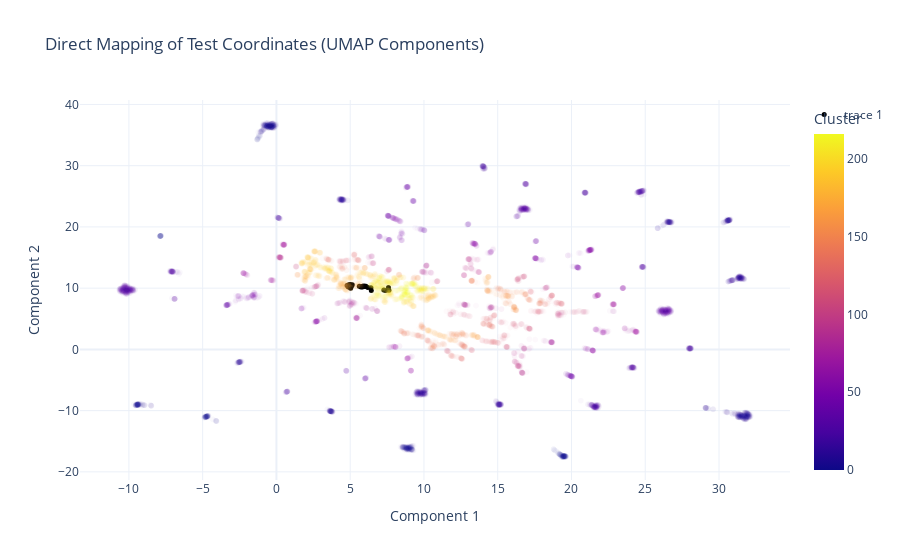

Notebook code cell kept with this figure:
### Code cell
fig1 = px.scatter(
    data_frame = filtered,
    x = "Component 1",
    y = "Component 2",
    color = "Cluster",
    hover_data = ["Target", "Media"],
    opacity = 0.03, # increase after points are identified, then zoom
    template="plotly_white",
    title="Direct Mapping of Test Coordinates (UMAP Components)"
) 

# Add the new test points as a scatter trace
fig1.add_trace(
    go.Scatter(
        x = test_df["Component 1"],
        y = test_df["Component 2"],
        mode='markers',
        marker=dict(
            color='black', 
            size=5,  
            opacity=1.0 
        )
    )
)

fig1.show()

### Figure 1 — Plotly figure (JSON) as saved in the notebook; plotly's stock layout.template omitted (floating-point values rounded to 4 significant figures; data arrays with more than 128 entries replaced by an {"elided": "..."} marker saying what was removed)
{"data": [{"customdata": {"elided": "7601x2 str values"}, "hovertemplate": "Component 1=%{x}<br>Component 2=%{y}<br>Target=%{customdata[0]}<br>Media=%{customdata[1]}<br>Cluster=%{marker.color}<extra></extra>", "legendgroup": "", "marker": {"color": {"elided": "7601 int values"}, "coloraxis": "coloraxis", "opacity": 0.03, "symbol": "circle"}, "mode": "markers", "name": "", "showlegend": false, "type": "scattergl", "x": {"elided": "7601 float values"}, "xaxis": "x", "y": {"elided": "7601 float values"}, "yaxis": "y"}, {"marker": {"color": "black", "opacity": 1, "size": 5}, "mode": "markers", "type": "scatter", "x": [5.957, 4.87, 5.829, 6.432, 6.409, 5.096, 6.006, 7.278, 4.88, 7.593, 5.618, 4.906, 5.142, 6.2, 5.864, 5.029, 6.069, 5.0, 7.627, 5.728, 5.856, 7.402, 4.786], "y": [10.34, 10.3, 10.18, 9.635, 10.05, 10.37, 10.25, 9.716, 10.2, 10.1, 10.3, 10.56, 10.56, 10.12, 10.33, 9.995, 10.3, 10.59, 9.658, 10.17, 10.3, 9.599, 10.43]}], "layout": {"coloraxis": {"colorbar": {"title": {"text": "Cluster"}}, "colorscale": [[0, "#0d0887"], [0.1111, "#46039f"], [0.2222, "#7201a8"], [0.3333, "#9c179e"], [0.4444, "#bd3786"], [0.5556, "#d8576b"], [0.6667, "#ed7953"], [0.7778, "#fb9f3a"], [0.8889, "#fdca26"], [1, "#f0f921"]]}, "legend": {"tracegroupgap": 0}, "title": {"text": "Direct Mapping of Test Coordinates (UMAP Components)"}, "xaxis": {"anchor": "y", "domain": [0, 1], "title": {"text": "Component 1"}}, "yaxis": {"anchor": "x", "domain": [0, 1], "title": {"text": "Component 2"}}}}
